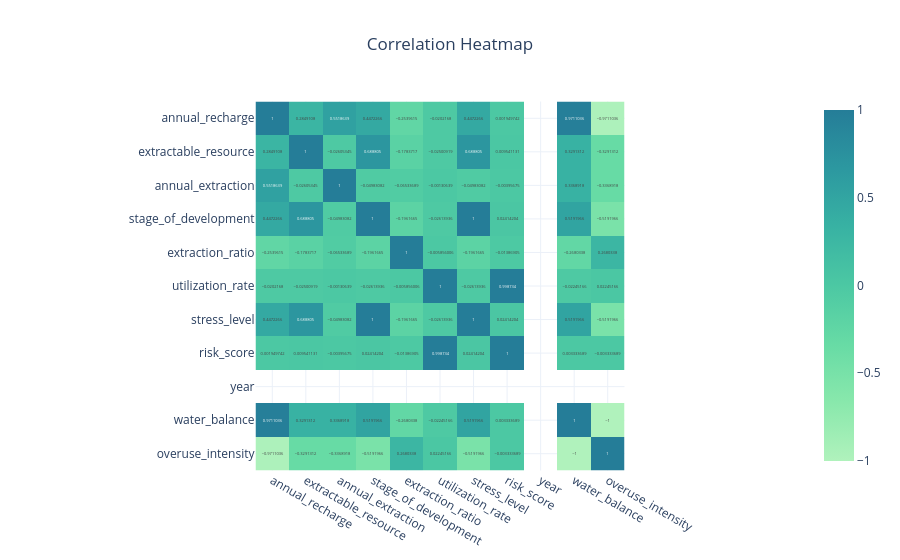

Notebook cell for this chart:
### Markdown cell above
### 7 Correlation Heatmap

Displays relationships between all numerical variables using annotated heatmap.

### Code cell
corr = df.corr(numeric_only=True)

fig = px.imshow(
    corr,
    text_auto=True,
    color_continuous_scale=px.colors.sequential.Tealgrn,
    title='Correlation Heatmap'
)

fig.update_layout(
    template='plotly_white',
    title_x=0.5
)

fig.show()

### Figure 1 — Plotly figure (JSON) as saved in the notebook; plotly's stock layout.template omitted (floating-point values rounded to 4 significant figures)
{"data": [{"coloraxis": "coloraxis", "hovertemplate": "x: %{x}<br>y: %{y}<br>color: %{z}<extra></extra>", "name": "0", "texttemplate": "%{z}", "type": "heatmap", "x": ["annual_recharge", "extractable_resource", "annual_extraction", "stage_of_development", "extraction_ratio", "utilization_rate", "stress_level", "risk_score", "year", "water_balance", "overuse_intensity"], "xaxis": "x", "y": ["annual_recharge", "extractable_resource", "annual_extraction", "stage_of_development", "extraction_ratio", "utilization_rate", "stress_level", "risk_score", "year", "water_balance", "overuse_intensity"], "yaxis": "y", "z": [[1.0, 0.2849, 0.5519, 0.4472, -0.254, -0.02022, 0.4472, 0.00195, NaN, 0.9711, -0.9711], [0.2849, 1.0, -0.02605, 0.6888, -0.1784, -0.02501, 0.6888, 0.009541, NaN, 0.3291, -0.3291], [0.5519, -0.02605, 1.0, -0.04983, -0.06534, -0.001306, -0.04983, -0.003957, NaN, 0.3369, -0.3369], [0.4472, 0.6888, -0.04983, 1.0, -0.1962, -0.02614, 1.0, 0.02414, NaN, 0.5192, -0.5192], [-0.254, -0.1784, -0.06534, -0.1962, 1.0, -0.005856, -0.1962, -0.01387, NaN, -0.268, 0.268], [-0.02022, -0.02501, -0.001306, -0.02614, -0.005856, 1.0, -0.02614, 0.9987, NaN, -0.02245, 0.02245], [0.4472, 0.6888, -0.04983, 1.0, -0.1962, -0.02614, 1.0, 0.02414, NaN, 0.5192, -0.5192], [0.00195, 0.009541, -0.003957, 0.02414, -0.01387, 0.9987, 0.02414, 1.0, NaN, 0.003334, -0.003334], [NaN, NaN, NaN, NaN, NaN, NaN, NaN, NaN, NaN, NaN, NaN], [0.9711, 0.3291, 0.3369, 0.5192, -0.268, -0.02245, 0.5192, 0.003334, NaN, 1.0, -1.0], [-0.9711, -0.3291, -0.3369, -0.5192, 0.268, 0.02245, -0.5192, -0.003334, NaN, -1.0, 1.0]]}], "layout": {"coloraxis": {"colorscale": [[0, "rgb(176, 242, 188)"], [0.1667, "rgb(137, 232, 172)"], [0.3333, "rgb(103, 219, 165)"], [0.5, "rgb(76, 200, 163)"], [0.6667, "rgb(56, 178, 163)"], [0.8333, "rgb(44, 152, 160)"], [1, "rgb(37, 125, 152)"]]}, "title": {"text": "Correlation Heatmap", "x": 0.5}, "xaxis": {"anchor": "y", "constrain": "domain", "domain": [0, 1], "scaleanchor": "y"}, "yaxis": {"anchor": "x", "autorange": "reversed", "constrain": "domain", "domain": [0, 1]}}}
